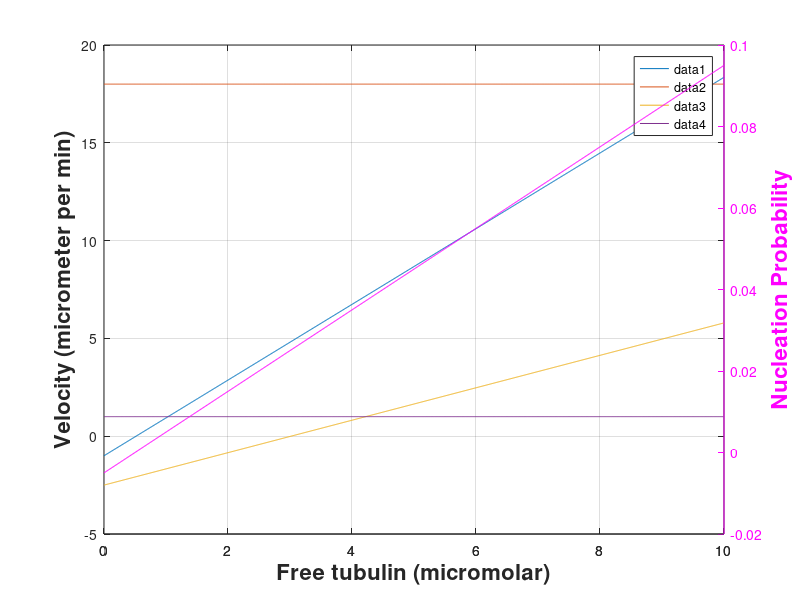
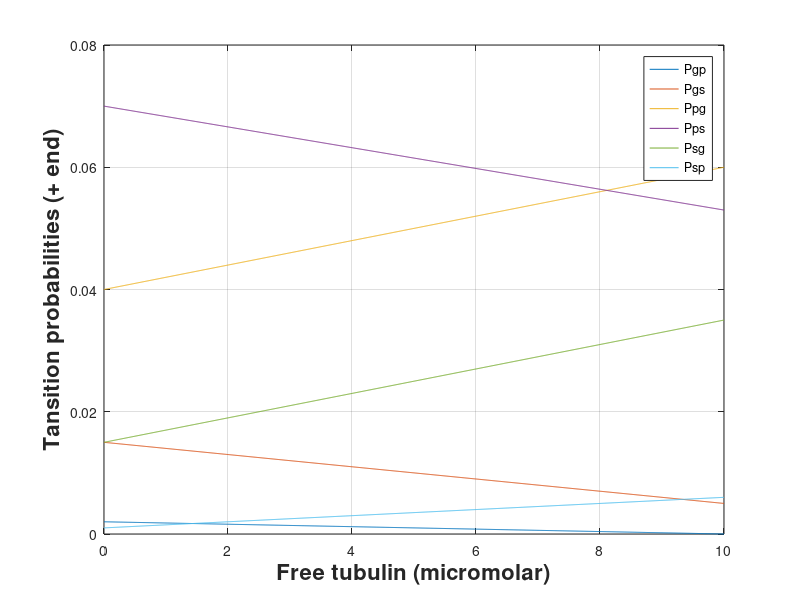
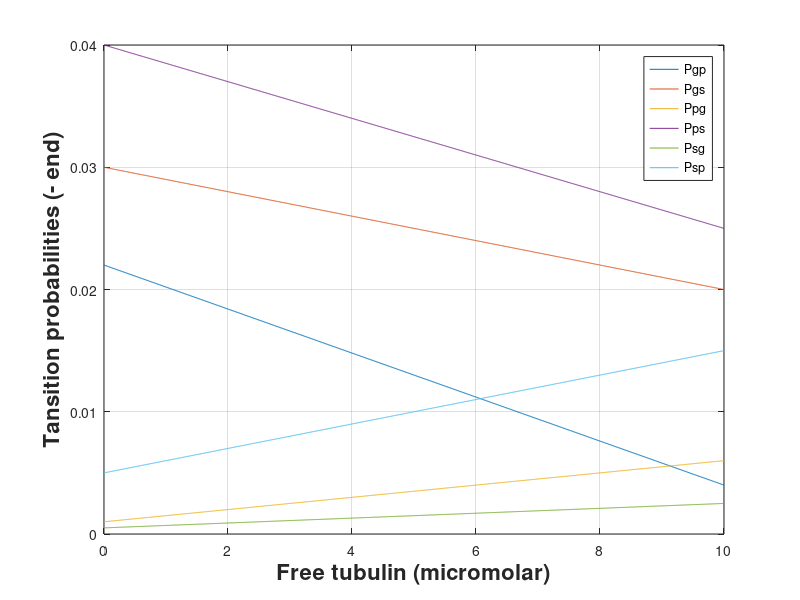

Write MATLAB code to recreate these figures, in order.
function []=sim_ver1()

%clc;
%clear all;
%close all;

% ---------------------------- Parameters ----------------------------

% Parameters for nucleation
k1=0.01;       % nuc rate slope
k2=0.005;       % nuc rate ordinate

% Parameters for assembly
k3=1750e-06;  % pol vel slope (+ end)
k4=1e-06;    % pol vel ordinate (+ end)
k5=18e-06;    % depol vel (+ end)
k6=750e-06;  % pol vel slope (- end)
k7=2.5e-06;    % pol vel ordinate (- end)
k8=1e-06;     % depol vel (- end)

% Parameters for transitions at the MT plus end
k9=0.0002;      % gp transition slope
k10=0.002;     % gp transition ordinate
k11=0.001;     % gs transition slope
k12=0.015;     % gs transition ordinate

k13=0.002;     % pg transition slope
k14=0.040;     % pg transition ordinate
k15=0.0017;     % ps transition slope
k16=0.07;     % ps transition ordinate

k17=0.002;     % sg transition slope
k18=0.015;     % sg transition ordinate
k19=0.0005;     % sp transition slope
k20=0.001;     % sp transition ordinate

% Parameters for transitions at the MT minus end
k21=0.0018;      % gp transition slope
k22=0.022;     % gp transition ordinate
k23=0.001;     % gs transition slope
k24=0.030;     % gs transition ordinate

k25=0.0005;     % pg transition slope
k26=0.001;     % pg transition ordinate
k27=0.0015;     % ps transition slope
k28=0.04;     % ps transition ordinate

k29=0.0002;     % sg transition slope
k30=0.0005;     % sg transition ordinate
k31=0.001;     % sp transition slope
k32=0.005;     % sp transition ordinate

% ------------------------------- Model -------------------------------

ndimer=1634;              % Dimers per micrometer of microtubule
avg=6.022e23;             % Avogadro's number
volume=3000;              % Volume of cell in cubic micrometers
initial_tubulin=10;          % Initial tubulin concentration in micromolar

%initial_free_dimers=init_tubulin*1e-6*avg*volume*1e-18/0.001;
fmt=0:.01:initial_tubulin;  % Concentration range for subunits in micromolar
free_tubulin_dimers=fmt*1e-6*avg*volume*1e-18/0.001; % # of free subunits
ft=free_tubulin_dimers/ndimer*1e-6;

% Sets nucleation
N=k1*fmt-k2;

% Linear models for assembly at both MT ends
vg_p=k3*ft-k4;
vs_p=ones(1,length(ft))*k5;
vg_m=k6*ft-k7;
vs_m=ones(1,length(ft))*k8;

% Linear models for the transition frequencies of both plus and minus end
tfp={'' '-k9*fmt+k10' '-k11*fmt+k12'; 'k13*fmt+k14' '' '-k15*fmt+k16'; 'k17*fmt+k18' 'k19*fmt+k20' ''};
tfm={'' '-k21*fmt+k22' '-k23*fmt+k24'; 'k25*fmt+k26' '' '-k27*fmt+k28'; 'k29*fmt+k30' 'k31*fmt+k32' ''};

% Obtain transition probabilities
tps=zeros(12,length(fmt));
tm_aux={'tfp' 'tfm'}; % Sets the two possible transition frequencies matrices

count=1;
for k=1:2
    for m=1:3
        for n=1:3
            if ~(m==n)
                tps(count,:)=eval(eval(strcat(tm_aux{k},'{m,n}')));
                count=count+1;
            end
        end
    end
end

% --------------- Plot1 (Velocities and Nucleation) -----------------

% Velocities of polymerization and depolymerization on both ends
YMatrix(1,:)=vg_p*1e6;
YMatrix(2,:)=vs_p*1e6;
YMatrix(3,:)=vg_m*1e6;
YMatrix(4,:)=vs_m*1e6;

figure1=figure;

% Plots velocities of polymerization and depolymerization
axes1=axes('Parent',figure1);
box(axes1,'on');
grid(axes1,'on');
hold(axes1,'all');
plot(fmt,YMatrix,'Parent',axes1);
legend();

% Plots nucleation rate
axes2 = axes('Parent',figure1,...
    'YAxisLocation','right',...
    'YColor','m',...
    'Color','none');
hold(axes2,'all');
plot(fmt,N,'Color','m','Parent',axes2);

% Create ylabels
ylabel(axes1,'Velocity (micrometer per min)','FontWeight','bold','FontSize',16);
ylabel(axes2,'Nucleation Probability','FontWeight','bold','FontSize',16);
xlabel('Free tubulin (micromolar)','FontWeight','bold','FontSize',16);

% ------------ Plot2 and Plot3 (Transition Probabilities) -------------

% Plus end

figure2=figure;

% Plots transition probabilities
axes2=axes('Parent',figure2);
box(axes2,'on');
grid(axes2,'on');
hold(axes2,'all');
plot(fmt,tps(1:6,:),'Parent',axes2);
legend('Pgp','Pgs','Ppg','Pps','Psg','Psp');

% Create ylabels
ylabel(axes2,'Tansition probabilities (+ end)','FontWeight','bold','FontSize',16);
xlabel('Free tubulin (micromolar)','FontWeight','bold','FontSize',16);

% Minus end

figure3=figure;

% Plots transition probabilities
axes3=axes('Parent',figure3);
box(axes3,'on');
grid(axes3,'on');
hold(axes3,'all');
plot(fmt,tps(7:12,:),'Parent',axes3);
legend('Pgp','Pgs','Ppg','Pps','Psg','Psp');

% Create ylabels
ylabel(axes3,'Tansition probabilities (- end)','FontWeight','bold','FontSize',16);
xlabel('Free tubulin (micromolar)','FontWeight','bold','FontSize',16);

end














